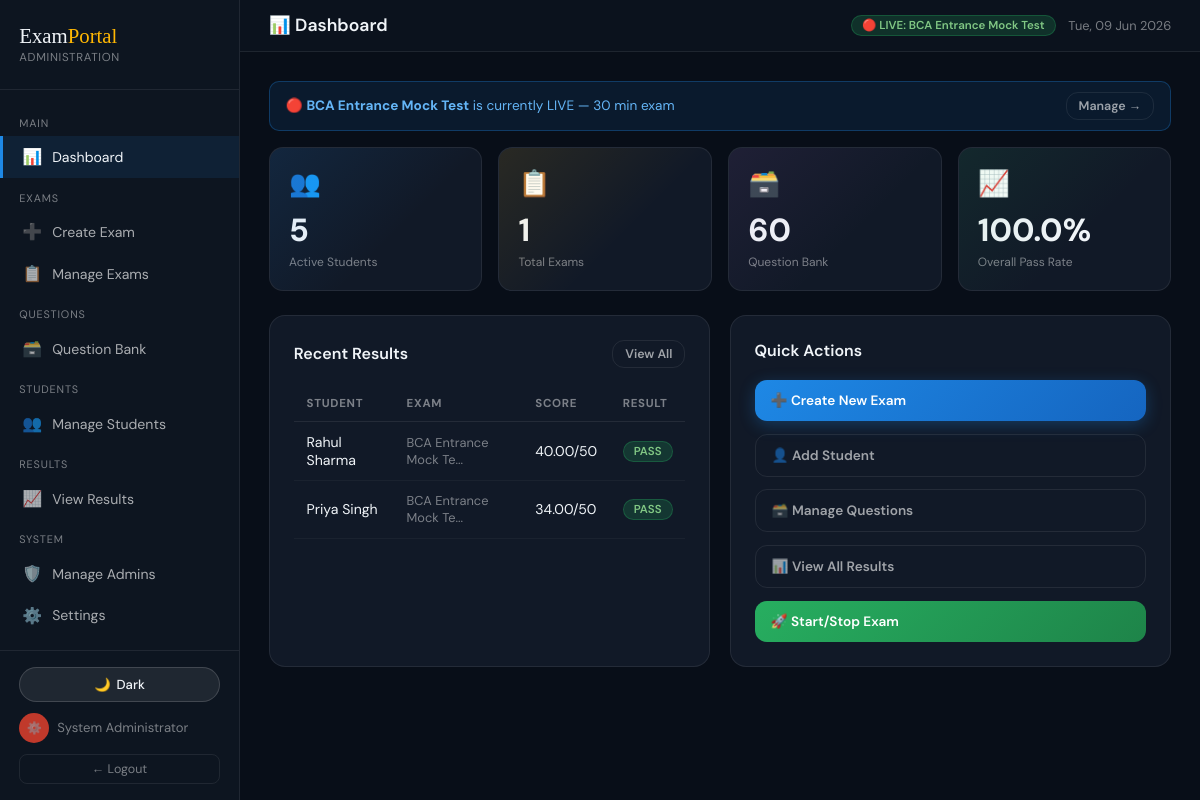
Page /admin/dashboard.php (signed in) on the committed database.
### tables this page shows
CREATE TABLE IF NOT EXISTS exams (
    id INT AUTO_INCREMENT PRIMARY KEY,
    title VARCHAR(255) NOT NULL,
    description TEXT,
    duration_minutes INT NOT NULL DEFAULT 30,
    total_marks INT NOT NULL,
    passing_marks INT NOT NULL,
    marks_per_correct DECIMAL(5,2) DEFAULT 2.00,
    negative_marks DECIMAL(5,2) DEFAULT 0.00,
    total_questions INT NOT NULL DEFAULT 25,
    gk_questions INT DEFAULT 0,
    english_questions INT DEFAULT 0,
    logical_questions INT DEFAULT 0,
    question_source ENUM('bank','gemini','groq') DEFAULT 'bank',
    api_key VARCHAR(500),
    api_model VARCHAR(100),
    instructions TEXT,
    show_results TINYINT(1) NOT NULL DEFAULT 1,
    is_active TINYINT(1) DEFAULT 0,
    is_started TINYINT(1) DEFAULT 0,
    started_at TIMESTAMP NULL,
    expires_at TIMESTAMP NULL,
    created_by INT,
    created_at TIMESTAMP DEFAULT CURRENT_TIMESTAMP,
    FOREIGN KEY (created_by) REFERENCES admin_users(id)
);

CREATE TABLE IF NOT EXISTS exam_results (
    id INT AUTO_INCREMENT PRIMARY KEY,
    session_id INT NOT NULL UNIQUE,
    student_id INT NOT NULL,
    exam_id INT NOT NULL,
    total_questions INT,
    attempted INT DEFAULT 0,
    correct INT DEFAULT 0,
    wrong INT DEFAULT 0,
    skipped INT DEFAULT 0,
    marks_obtained DECIMAL(8,2) DEFAULT 0,
    percentage DECIMAL(5,2) DEFAULT 0,
    is_passed TINYINT(1) DEFAULT 0,
    rank_in_exam INT NULL,
    submitted_at TIMESTAMP DEFAULT CURRENT_TIMESTAMP,
    FOREIGN KEY (session_id) REFERENCES student_exam_sessions(id),
    FOREIGN KEY (student_id) REFERENCES students(id),
    FOREIGN KEY (exam_id) REFERENCES exams(id)
);

CREATE TABLE IF NOT EXISTS students (
    id INT AUTO_INCREMENT PRIMARY KEY,
    full_name VARCHAR(200) NOT NULL,
    mobile VARCHAR(15) NOT NULL UNIQUE,
    dob DATE NOT NULL,
    email VARCHAR(200),
    roll_number VARCHAR(50) UNIQUE,
    photo VARCHAR(255),
    is_active TINYINT(1) DEFAULT 1,
    created_at TIMESTAMP DEFAULT CURRENT_TIMESTAMP
);

### admin/dashboard.php (the view, shortened to what this page needs)
<?php
$db = getDB();
include __DIR__ . '/layout_head.php';
$totalStudents  = $db->query("SELECT COUNT(*) FROM students WHERE is_active=1")->fetch_row()[0];
$totalExams     = $db->query("SELECT COUNT(*) FROM exams")->fetch_row()[0];
$totalQuestions = $db->query("SELECT COUNT(*) FROM question_bank")->fetch_row()[0];
$passRate       = $db->query("SELECT ROUND(AVG(is_passed)*100,1) FROM exam_results")->fetch_row()[0] ?? 0;
$activeExam     = $db->query("SELECT * FROM exams WHERE is_active=1 AND is_started=1 ORDER BY started_at DESC LIMIT 1")->fetch_assoc();
$recentResults = $db->query("SELECT er.*, s.full_name, e.title FROM exam_results er
  JOIN students s ON s.id=er.student_id
  JOIN exams e ON e.id=er.exam_id
  ORDER BY er.submitted_at DESC LIMIT 8");
?>
<div class="content">
  <div class="topbar">
    <div class="page-title">📊 Dashboard</div>
    <div class="topbar-right">
      <?php if ($activeExam): ?>
        <span class="badge badge-active">🔴 LIVE: <?= htmlspecialchars($activeExam['title']) ?></span>
      <?php endif; ?>
      <span style="font-size:.8rem;color:var(--muted)"><?= date('D, d M Y') ?></span>
    </div>
  </div>
  <div class="page-body">
    <?php if ($activeExam): ?>
    <div class="alert alert-info" style="display:flex;justify-content:space-between;align-items:center">
      <span>🔴 <strong><?= htmlspecialchars($activeExam['title']) ?></strong> is currently LIVE — <?= $activeExam['duration_minutes'] ?> min exam</span>
      <a href="manage_exams.php"><button class="btn btn-sm btn-outline">Manage →</button></a>
    </div>
    <?php endif; ?>
    <div class="stats-grid">
      <div class="stat-card" style="--accent-color:rgba(30,136,229,.12)">
        <div class="stat-icon">👥</div>
        <div class="stat-val"><?= $totalStudents ?></div>
        <div class="stat-lbl">Active Students</div>
      </div>
      <div class="stat-card" style="--accent-color:rgba(255,183,3,.1)">
        <div class="stat-icon">📋</div>
        <div class="stat-val"><?= $totalExams ?></div>
        <div class="stat-lbl">Total Exams</div>
      </div>
      <div class="stat-card" style="--accent-color:rgba(155,89,182,.1)">
        <div class="stat-icon">🗃️</div>
        <div class="stat-val"><?= $totalQuestions ?></div>
        <div class="stat-lbl">Question Bank</div>
      </div>
      <div class="stat-card" style="--accent-color:rgba(39,174,96,.1)">
        <div class="stat-icon">📈</div>
        <div class="stat-val"><?= $passRate ?>%</div>
        <div class="stat-lbl">Overall Pass Rate</div>
      </div>
    </div>
    <div style="display:grid;grid-template-columns:1fr 1fr;gap:1.2rem">
      <div class="card">
        <div class="card-header">
          <div class="card-title">Recent Results</div>
          <a href="results.php"><button class="btn btn-sm btn-outline">View All</button></a>
        </div>
        <table class="tbl">
          <thead><tr><th>Student</th><th>Exam</th><th>Score</th><th>Result</th></tr></thead>
          <tbody>
          <?php while($r=$recentResults->fetch_assoc()): ?>
          <tr>
            <td><?= htmlspecialchars($r['full_name']) ?></td>
            <td style="color:var(--muted);font-size:.8rem"><?= htmlspecialchars(substr($r['title'],0,20)) ?>...</td>
            <td><?= $r['marks_obtained'] ?>/<?= $r['total_questions']*2 ?></td>
            <td><span class="badge <?= $r['is_passed']?'badge-pass':'badge-fail' ?>"><?= $r['is_passed']?'PASS':'FAIL' ?></span></td>
          </tr>
          <?php endwhile; ?>
          </tbody>
        </table>
      </div>
      <div class="card">
        <div class="card-header">
          <div class="card-title">Quick Actions</div>
        </div>
        <div style="display:flex;flex-direction:column;gap:.8rem">
          <a href="create_exam.php"><button class="btn btn-primary" style="width:100%;text-align:left;padding:12px 16px">➕ Create New Exam</button></a>
          <a href="students.php?action=add"><button class="btn btn-outline" style="width:100%;text-align:left;padding:12px 16px">👤 Add Student</button></a>
          <a href="question_bank.php"><button class="btn btn-outline" style="width:100%;text-align:left;padding:12px 16px">🗃️ Manage Questions</button></a>
          <a href="results.php"><button class="btn btn-outline" style="width:100%;text-align:left;padding:12px 16px">📊 View All Results</button></a>
          <a href="manage_exams.php"><button class="btn btn-success" style="width:100%;text-align:left;padding:12px 16px">🚀 Start/Stop Exam</button></a>
        </div>
      </div>
    </div>
  </div>
</div>
</div></body></html>

### admin/layout_head.php (style rules this page uses)
*,*::before,*::after { box-sizing:border-box;margin:0;padding:0 }
:root,[data-theme="dark"] { --dark:#080e18; --sidebar:#0d1520; --card:#111927; --border:rgba(255,255,255,.08); --sky:#1e88e5; --accent:#ffb703; --red:#c0392b; --green:#27ae60; --purple:#8e44ad; --white:#f0f4f8; --muted:rgba(255,255,255,.45); --radius:12px; --sidebar-w:240px; }
html,body { height:100%;background:var(--dark);color:var(--white);font-family:'DM Sans',sans-serif;overflow:hidden }
a { color:inherit;text-decoration:none }
.content { flex:1;display:flex;flex-direction:column;overflow:hidden }
.topbar { display:flex;align-items:center;justify-content:space-between; padding:.9rem 1.8rem;background:rgba(13,21,32,.8);border-bottom:1px solid var(--border); backdrop-filter:blur(12px);flex-shrink:0 }
.page-title { font-size:1.1rem;font-weight:600 }
.topbar-right { display:flex;gap:.8rem;align-items:center }
.page-body { flex:1;overflow-y:auto;padding:1.8rem }
.card { background:var(--card);border:1px solid var(--border);border-radius:16px;padding:1.5rem }
.card-header { display:flex;align-items:center;justify-content:space-between;margin-bottom:1.2rem }
.card-title { font-size:1rem;font-weight:600 }
.stats-grid { display:grid;grid-template-columns:repeat(auto-fit,minmax(160px,1fr));gap:1rem;margin-bottom:1.5rem }
.stat-card { background:var(--card);border:1px solid var(--border);border-radius:14px;padding:1.2rem;position:relative;overflow:hidden }
.stat-card::before { content:'';position:absolute;inset:0;background:linear-gradient(135deg,var(--accent-color,rgba(30,136,229,.1)) 0%,transparent 60%) }
.stat-icon { font-size:1.6rem;margin-bottom:.6rem }
.stat-val { font-size:2rem;font-weight:700 }
.stat-lbl { font-size:.75rem;color:var(--muted);margin-top:3px }
.tbl { width:100%;border-collapse:collapse }
.tbl th { text-align:left;font-size:.72rem;text-transform:uppercase;letter-spacing:.06em;color:var(--muted);padding:.6rem .8rem;border-bottom:1px solid var(--border) }
.tbl td { padding:.7rem .8rem;border-bottom:1px solid rgba(255,255,255,.04);font-size:.88rem }
.badge { display:inline-flex;align-items:center;gap:4px;padding:2px 10px;border-radius:50px;font-size:.72rem;font-weight:600 }
.badge-active { background:rgba(39,174,96,.2);border:1px solid rgba(39,174,96,.3);color:#81c784 }
.badge-pass { background:rgba(39,174,96,.2);border:1px solid rgba(39,174,96,.3);color:#81c784 }
.btn { padding:8px 18px;border-radius:var(--radius);font-family:'DM Sans',sans-serif;font-size:.85rem;font-weight:600;cursor:pointer;border:none;transition:.15s }
.btn-primary { background:linear-gradient(135deg,var(--sky),#1565c0);color:#fff;box-shadow:0 4px 16px rgba(30,136,229,.3) }
.btn-success { background:linear-gradient(135deg,var(--green),#1e8449);color:#fff }
.btn-sm { padding:5px 12px;font-size:.78rem }
.btn-outline { background:transparent;border:1px solid var(--border);color:rgba(255,255,255,.6) }
.alert { padding:10px 16px;border-radius:10px;font-size:.85rem;margin-bottom:1rem }
.alert-info { background:rgba(30,136,229,.1);border:1px solid rgba(30,136,229,.3);color:#64b5f6 }

### rows in the picture
exams: title "BCA Entrance Mock Test", duration_minutes "30"
exam_results: student.full_name "Rahul Sharma", exam.title "BCA Entrance Mock Te", marks_obtained "40.00", $r['total_questions']*2 "50", is_passed "PASS"
exam_results: student.full_name "Priya Singh", exam.title "BCA Entrance Mock Te", marks_obtained "34.00", $r['total_questions']*2 "50", is_passed "PASS"

### other values in the picture
$_SESSION['admin_name'] "System Administrator"
$totalStudents "5"
$totalExams "1"
$totalQuestions "60"
$passRate "100.0"
